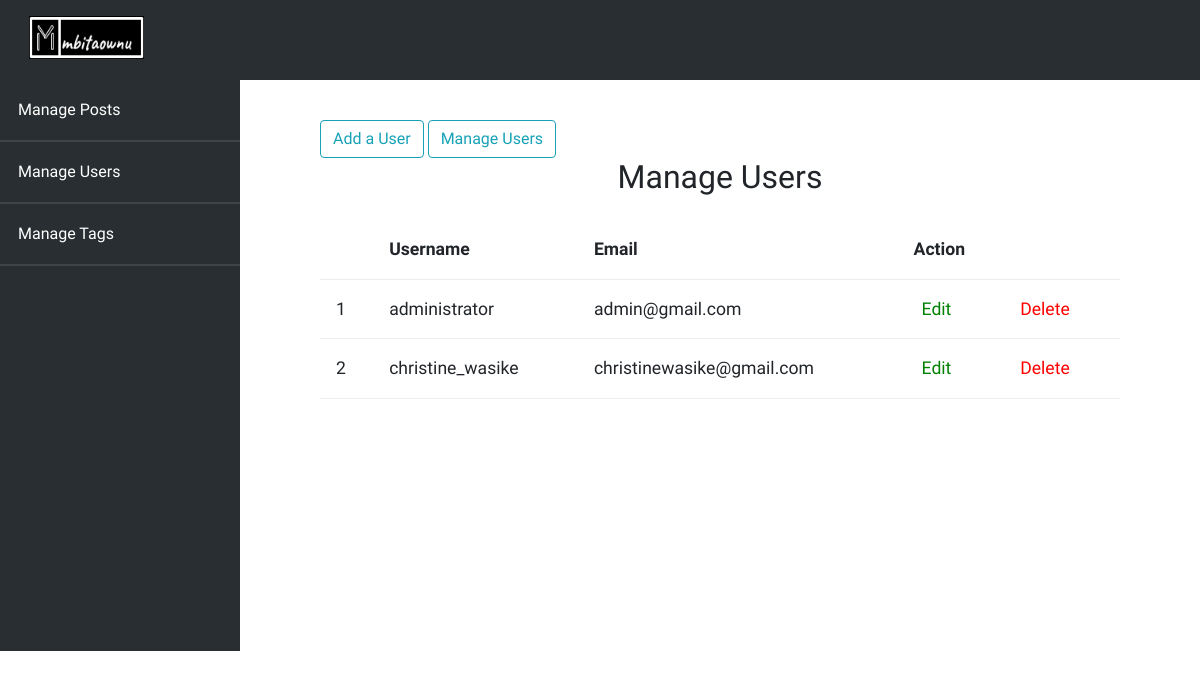
Page /admin/users/index.php on the committed database.
### tables this page shows
CREATE TABLE `users` (
  `id` int(11) NOT NULL,
  `admin` tinyint(4) NOT NULL,
  `username` varchar(255) NOT NULL,
  `email` varchar(255) NOT NULL,
  `password` varchar(255) NOT NULL,
  `created_at` timestamp NOT NULL DEFAULT CURRENT_TIMESTAMP
);

### app/controllers/users.php (called while the page is built, shortened)
<?php
include(ROOT_PATH . "/app/database/db.php");
$table = 'users';
$admin_users = selectAll($table, ['admin' => 1]);

### app/database/db.php (called while the page is built, shortened)
<?php
require('connect.php');
function executeQuery($sql, $data)
{
    global $conn;
    $stmt = $conn->prepare($sql);
    $values = array_values($data);
    $types = str_repeat('s', count($values));
    $stmt->bind_param($types, ...$values);
    $stmt->execute();
    return $stmt;
}
function selectAll($table, $conditions = [])
{
    global $conn;
    $sql = "SELECT * FROM $table";
    if (empty($conditions)) {
        $stmt = $conn->prepare($sql);
        $stmt->execute();
        return $stmt->get_result()->fetch_all(MYSQLI_ASSOC);
    } else {
        $index = 0;
        foreach ($conditions as $key => $value) {
            if ($index == 0) {
                $sql = $sql . " WHERE $key = ?";
            } else {
                $sql = $sql . " AND $key = ?";
            }
            $index++;
        }
        $stmt = executeQuery($sql, $conditions);
        return $stmt->get_result()->fetch_all(MYSQLI_ASSOC);
    }
}

### admin/users/index.php (the view, shortened to what this page needs)
<?php
include(ROOT_PATH . "/app/controllers/users.php");
?>
<!DOCTYPE html>
<html lang="en">
<head>
    <link rel="stylesheet" href="https://stackpath.bootstrapcdn.com/font-awesome/4.7.0/css/font-awesome.min.css">
    <link rel="stylesheet" href="https://stackpath.bootstrapcdn.com/bootstrap/4.5.2/css/bootstrap.min.css">
    <link rel="stylesheet" href="../../assets/css/styles.css">
    <link rel="stylesheet" href="../../assets/css/admin.css">
</head>
<body>
    <?php include(ROOT_PATH . "/app/includes/adminHeader.php") ?>
    <div class="admin-wrapper">
        <?php include(ROOT_PATH . "/app/includes/adminSideBar.php") ?>
        <div class="admin-content">
            <div class="button-group">
                <a href="create.php" class="btn btn-outline-info">Add a User</a>
                <a href="index.php" class="btn btn-outline-info">Manage Users</a>
            </div>
            <div class="content">
                <h2 class="page-title">Manage Users</h2>
                <table>
                    <thead>
                        <th></th>
                        <th>Username</th>
                        <th>Email</th>
                        <th colspan="2">Action</th>
                    </thead>
                    <tbody>
                        <?php foreach ($admin_users as $key => $user) : ?>
                            <tr>
                                <td><?php echo $key +1;?></td>
                                <td><?php echo $user['username'];?></td>
                                <td><?php echo $user['email'];?></td>
                                <td><a href="edit.php?id=<?php echo $user['id'];?>" id="edit">Edit</a></td>
                                <td><a href="index.php?delete_id=<?php echo $user['id'];?>" id="delete">Delete</a></td>
                            </tr>
                        <?php endforeach; ?>
                    </tbody>
                </table>
            </div>
        </div>
    </div>
</body>
</html>

### assets/css/styles.css (style rules this page uses)
* { box-sizing: border-box; }
body { font-family: 'Work Sans', sans-serif; padding: 0px; margin: 0px; }

### assets/css/admin.css (style rules this page uses)
.admin-wrapper { display: flex; height: calc(100% - 66px); }
.admin-wrapper .admin-content { flex: 8; height: calc(100%- 10vh); padding: 2.5rem 5rem 5rem; overflow-y: auto; margin-left: 20vw; }
.admin-content .page-title { text-align: center; margin-bottom: 1.5rem; }
table { width: 100%; border-collapse: collapse; font-size: 1.1rem; }
th, td { padding: 1rem; text-align: left; border-bottom: 1px solid rgb(238, 236, 236); }
#edit { color: green; padding: .5rem; }
#delete { color: red; padding: .5rem; }

### rows in the picture
users: username "administrator", email "admin@gmail.com"
users: username "christine_wasike", email "christinewasike@gmail.com"
